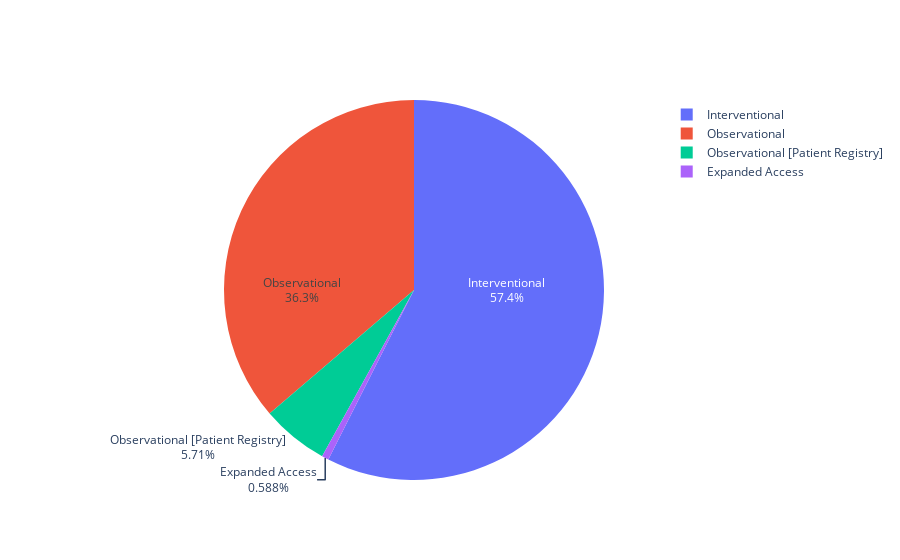

The notebook cell this image was saved under:
### Markdown cell above
# Study Types

Describes the nature of a clinical study. Study types include :

### Interventional studies (also called clinical trials),

A type of clinical study in which participants are assigned to groups that receive one or more intervention/treatment (or no intervention) so that researchers can evaluate the effects of the interventions on biomedical or health-related outcomes. The assignments are determined by the study's protocol. Participants may receive diagnostic, therapeutic, or other types of interventions.


### Observational studies (including patient registries), 

A type of clinical study in which participants are identified as belonging to study groups and are assessed for biomedical or health outcomes. Participants may receive diagnostic, therapeutic, or other types of interventions, but the investigator does not assign participants to a specific interventions/treatment.
A patient registry is a type of observational study.

### Expanded access.

A way for patients with serious diseases or conditions who cannot participate in a clinical trial to gain access to a medical product that has not been approved by the U.S. Food and Drug Administration (FDA). Also called compassionate use. There are different expanded access types.

### Code cell
labels = df_covid['study_type'].value_counts().index
values = df_covid['study_type'].value_counts().values
fig = go.Figure(data=[go.Pie(labels=labels, values=values, textinfo='label+percent',
                             insidetextorientation='radial')])
fig.show()

### Figure 1 — Plotly figure (JSON) as saved in the notebook; plotly's stock layout.template omitted (floating-point values rounded to 4 significant figures)
{"data": [{"insidetextorientation": "radial", "labels": ["Interventional", "Observational", "Observational [Patient Registry]", "Expanded Access"], "textinfo": "label+percent", "type": "pie", "values": [3322, 2097, 330, 34]}], "layout": {}}
